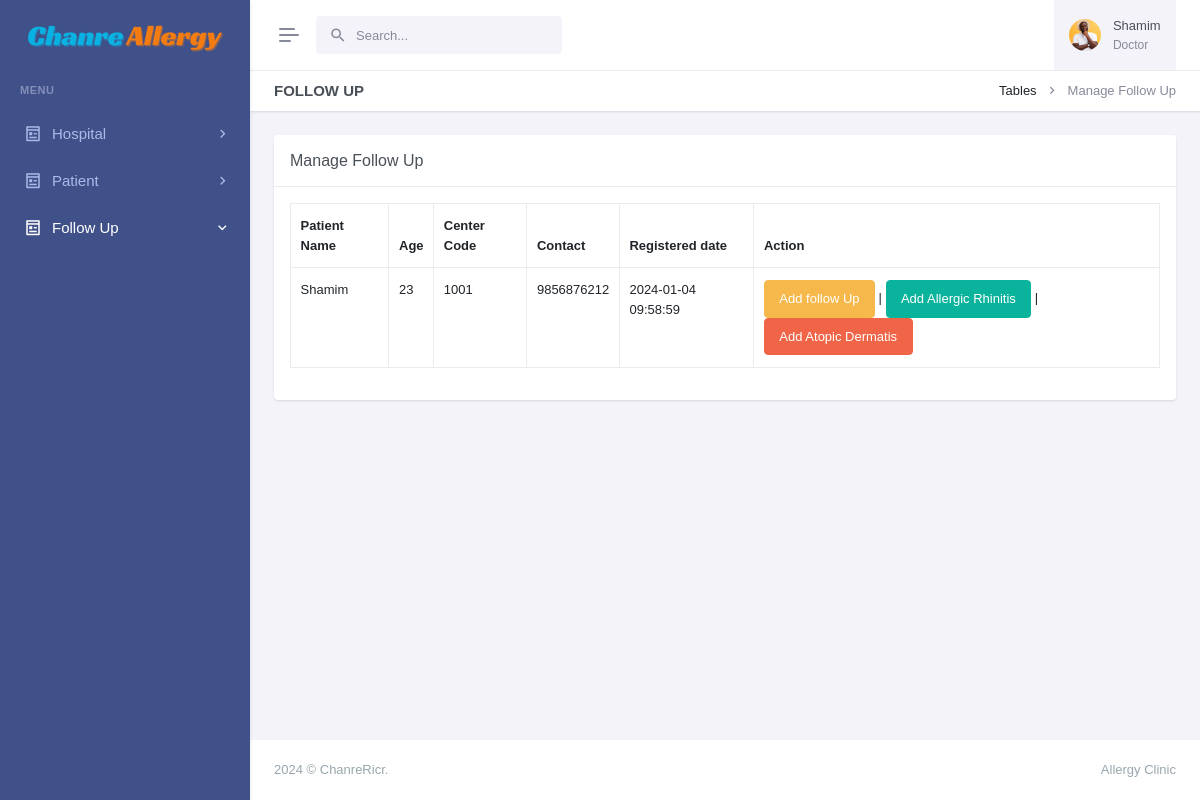
/manage-follow-patient.php (signed in), run on an earlier commit of the app's database.
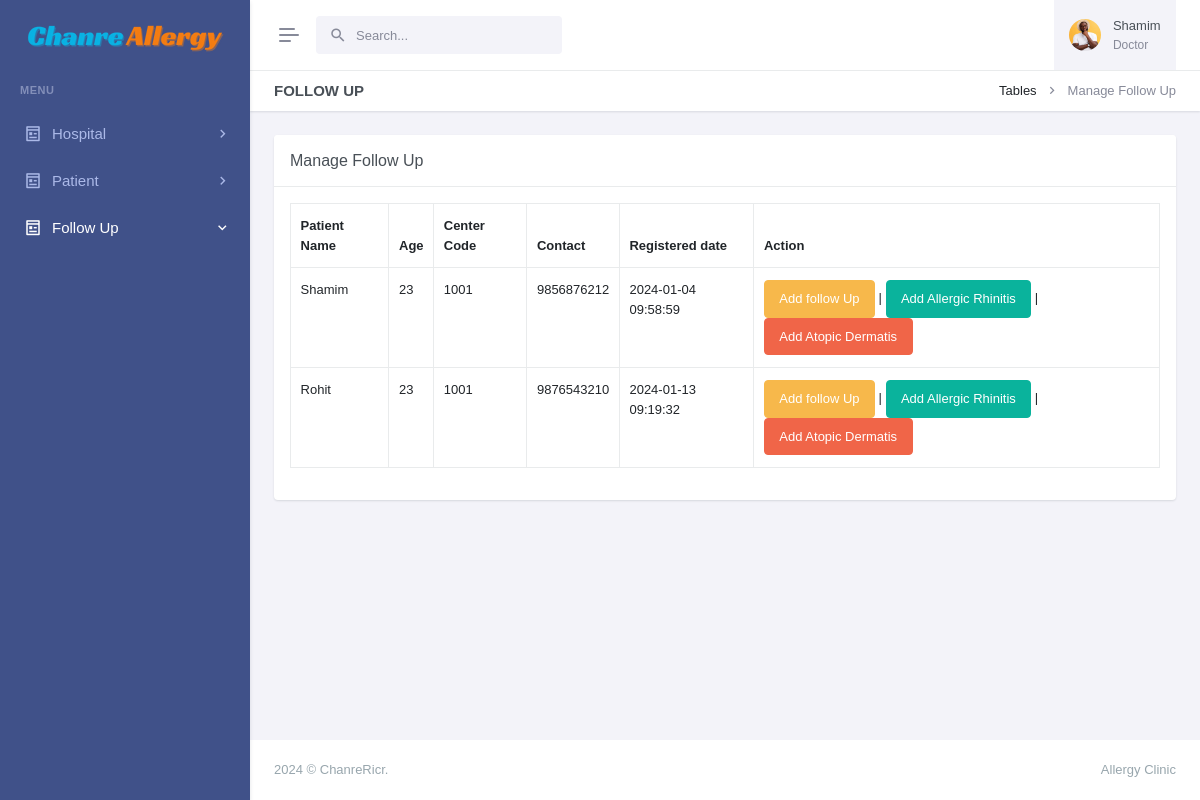
And on a later commit of the database.
### tables this page shows
CREATE TABLE `patients` (
  `id` int(11) NOT NULL,
  `patient_name` varchar(255) NOT NULL,
  `patient_id` varchar(50) DEFAULT NULL,
  `age` int(11) DEFAULT NULL,
  `sex` char(1) DEFAULT NULL,
  `physician` varchar(255) DEFAULT NULL,
  `address` varchar(255) DEFAULT NULL,
  `mobile` varchar(15) DEFAULT NULL,
  `email` varchar(255) DEFAULT NULL,
  `updatedBy` varchar(255) DEFAULT NULL,
  `centerName` varchar(255) DEFAULT NULL,
  `centerCode` varchar(10) DEFAULT NULL,
  `createdAt` timestamp NOT NULL DEFAULT current_timestamp()
);

### manage-follow-patient.php (the view, shortened to what the changed rows need)
<?php
include('layout/config.php');
if (strlen($_SESSION['login']) == 0) {
    header('location:index.php');
} else {
    ?>
<!doctype html>
<html lang="en" data-layout="vertical" data-topbar="light" data-sidebar="dark" data-sidebar-size="lg"
    data-sidebar-image="none" data-preloader="disable">
<head>
    <link rel="stylesheet" href="https://cdn.datatables.net/1.11.5/css/dataTables.bootstrap5.min.css" />
    <link rel="stylesheet" href="https://cdn.datatables.net/responsive/2.2.9/css/responsive.bootstrap.min.css" />
    <link rel="stylesheet" href="https://cdn.datatables.net/buttons/2.2.2/css/buttons.dataTables.min.css">
    <link href="assets/css/bootstrap.min.css" rel="stylesheet" type="text/css" />
    <link href="assets/css/icons.min.css" rel="stylesheet" type="text/css" />
    <link href="assets/css/app.min.css" rel="stylesheet" type="text/css" />
    <link href="assets/css/custom.min.css" rel="stylesheet" type="text/css" />
</head>
<body>
    <div id="layout-wrapper">
        <div class="main-content">
            <div class="page-content">
                <div class="container-fluid">
                    <div class="row">
                        <div class="col-lg-12">
                            <div class="card">
                                <div class="card-body">
                                    <div class="table-responsive">
                                        <table id="buttons-datatables" class="display table table-bordered"
                                            style="width:100%">
                                            <thead>
                                                <tr>
                                                    <th>Patient Name</th>
                                                    <th>Age</th>
                                                    <th>Center Code</th>
                                                    <th>Contact</th>
                                                    <th>Registered date</th>
                                                    <th>Action</th>
                                                </tr>
                                            </thead>
                                            <tbody>
                                                <?php
                                                    $users = $_SESSION['adminName'];
                                                    $myquery = mysqli_query($conn, "Select * from patients where updatedBy = '$users'");
                                                    while ($row = mysqli_fetch_array($myquery)) {
                                                        ?>
                                                <tr>
                                                    <td>
                                                        <?php echo htmlentities($row['patient_name']) ?>
                                                    </td>
                                                    <td>
                                                        <?php echo htmlentities($row['age']) ?>
                                                    </td>
                                                    <td>
                                                        <?php echo htmlentities($row['centerCode']) ?>
                                                    </td>
                                                    <td>
                                                        <?php echo htmlentities($row['mobile']) ?>
                                                    </td>
                                                    <td>
                                                        <?php echo htmlentities($row['createdAt']) ?>
                                                    </td>
                                                    <td>
                                                        <a href="add-medication.php?pid=<?php echo htmlentities($row['patient_id']) ?>"
                                                            class="btn btn-warning">Add follow Up</a>
                                                        |
                                                        <a href="allergic-rhinitis.php?pid=<?php echo htmlentities($row['patient_id']) ?>"
                                                            class="btn btn-success">Add Allergic Rhinitis</a>
                                                        |
                                                        <a href="atopic-dermatis.php?pid=<?php echo htmlentities($row['patient_id']) ?>"
                                                            class="btn btn-danger">Add
                                                            Atopic Dermatis</a>
                                                    </td>
                                                </tr>
                                                <?php } ?>
                                        </table>
                                    </div>
                                </div>
                            </div>
                        </div>
                    </div>
                </div>
            </div>
        </div>
    </div>
</body>
</html>
<?php } ?>

What changed in the data, as far as the page shows it:
added patients: patient_name "Rohit", age "23", centerCode "1001", mobile "9876543210", createdAt "2024-01-13 09:19:32"
